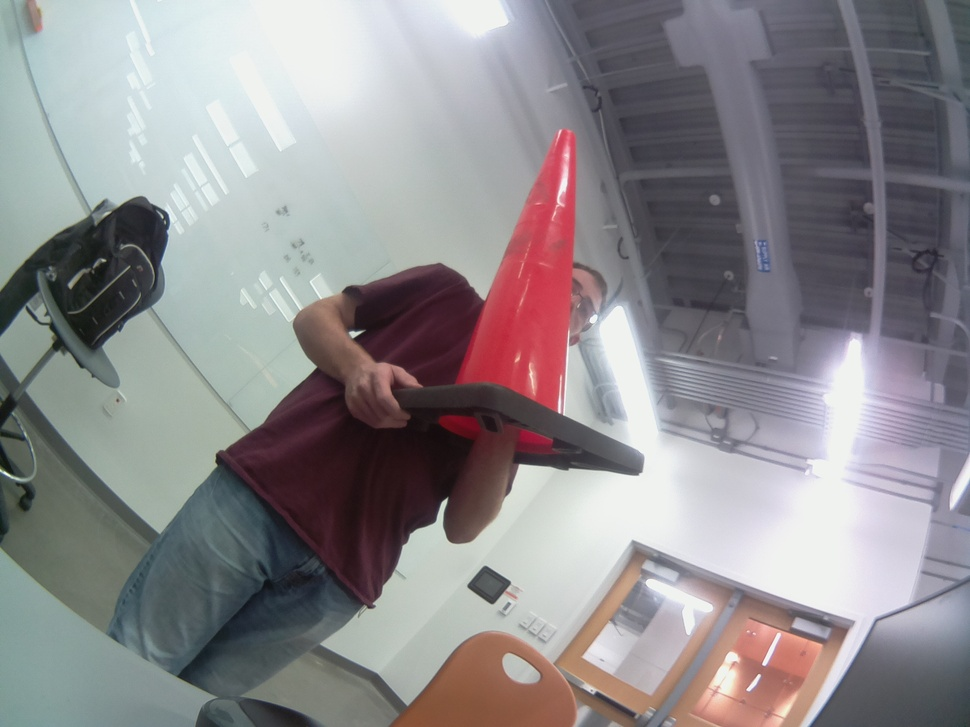
#> input picture Test.jpg, 970 x 727 px, shrunk from 2592 x 1944 before the run, given in place of the camera
$ python Max2.py
#> lines starting #> are read from the running program, lines starting #| are printed output that depends on the picture; after the words box and inside, x2 and y2 are one past the last pixel; in counts of white or black regions, pixels touching at a corner belong together
import cv2
import numpy as np
import imutils

cap = cv2.VideoCapture(-1)

while(1):

    # Take each frame
    _, frame = cap.read()
#> frame is the input picture: shape (727, 970, 3); mean B, G, R 140.4, 137.7, 140.9


    # Convert BGR to HSV
    hsv = cv2.cvtColor(frame, cv2.COLOR_BGR2HSV)
#> hsv: shape (727, 970, 3); mean H, S, V 99, 37.4, 149.9


    lower_value1 = np.array([110,160,100])
    upper_value1 = np.array([180,255,200])


    mask_color1 = cv2.inRange(hsv, lower_value1, upper_value1)
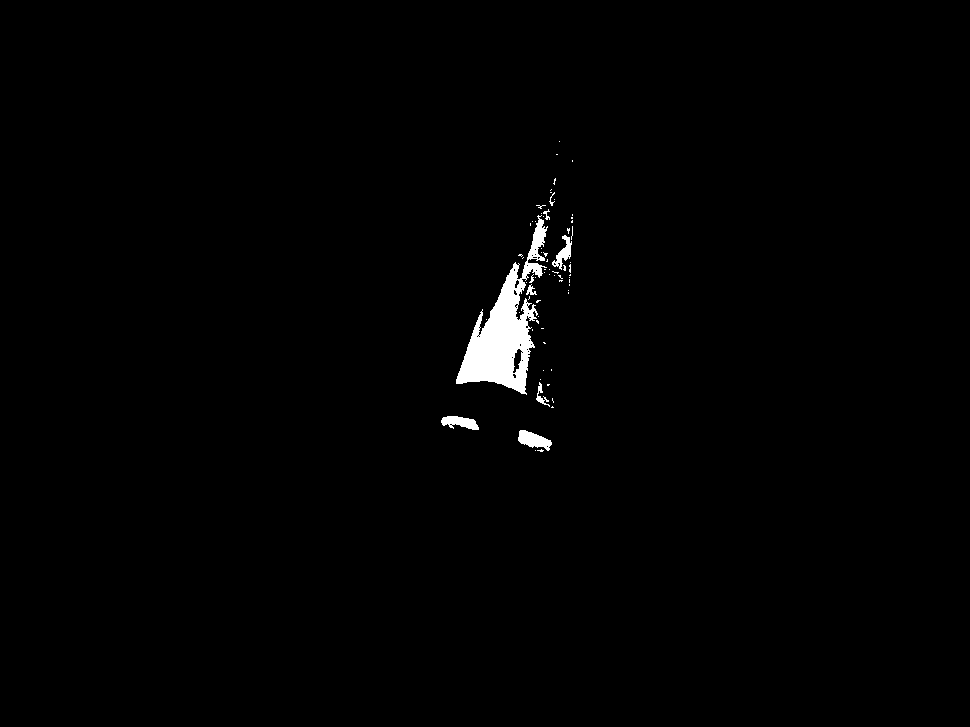
#> mask_color1: shape (727, 970); 1% white; 69 white regions (60 under 20 px), largest, box (x1, y1, x2, y2) and area: (456, 215, 548, 395) 5832, (518, 430, 552, 451) 403, (441, 416, 479, 430) 339
    mask = mask_color1

    kernel = np.ones((10,10),None)
    kernel2 = np.ones((10,10),None)
    opening = cv2.morphologyEx(mask,cv2.MORPH_OPEN, kernel)
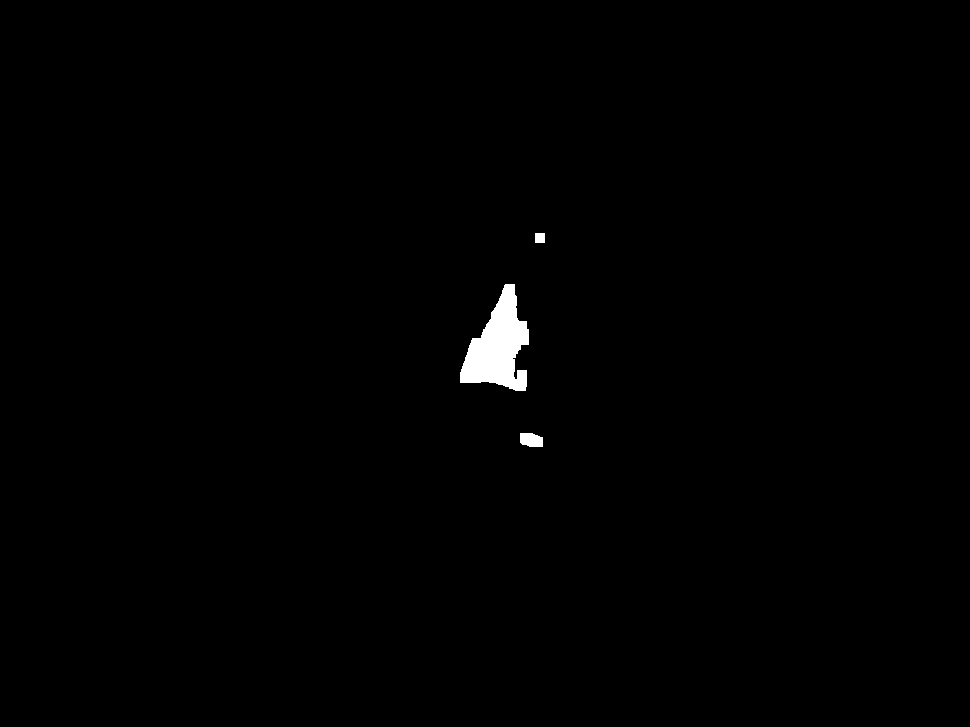
#> opening: shape (727, 970); 0.64% white; 3 white regions, box (x1, y1, x2, y2) and area: (460, 284, 529, 391) 4152, (520, 433, 543, 447) 277, (535, 233, 545, 243) 100
    closing = cv2.morphologyEx(opening,cv2.MORPH_CLOSE, kernel2)
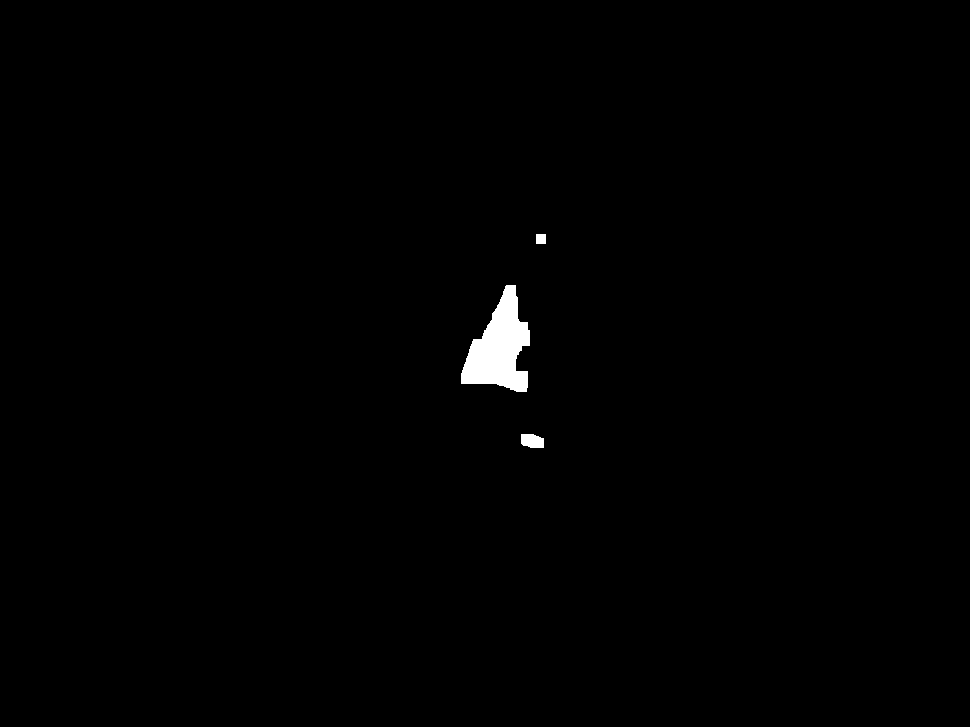
#> closing: shape (727, 970); 0.65% white; 3 white regions

    cnt = cv2.findContours(closing,cv2.RETR_LIST,cv2.CHAIN_APPROX_NONE)
#> cnt = 3 contours; box (x1, y1, x2, y2) and area: (461, 285, 530, 392) 4028, (521, 434, 544, 448) 245, (536, 234, 546, 244) 81
    cnts = imutils.grab_contours(cnt)
#> cnts has the same summary as cnt
    if len(cnts) > 1:
        D = sorted(cnts, key=cv2.contourArea, reverse=True)[:5]
#> D has the same summary as cnt
        ((x, y), radius) = cv2.minEnclosingCircle(D[0])
#> x = 499.3; y = 340.2; radius = 57.4
        ((x2, y2), radius2) = cv2.minEnclosingCircle(D[1])
#> x2 = 532; y2 = 440.5; radius2 = 12.78
        M = cv2.moments(D[0])
#> M = moments, m00 4028, centre m10/m00, m01/m00 = (499.1, 347.8)
        center = (int(M["m10"] / M["m00"]), int(M["m01"] / M["m00"]))
#> center = (499, 347)
        M2 = cv2.moments(D[1])
#> M2 = moments, m00 245, centre m10/m00, m01/m00 = (531.8, 440.6)
        center2 = (int(M2["m10"] / M2["m00"]), int(M2["m01"] / M2["m00"]))
#> center2 = (531, 440)
        print(D[1])
#> (printed output is left out)
        if radius > 10:
            cv2.circle(frame, (int(x), int(y)), int(radius),
            (0, 255, 255), 2)
            cv2.circle(frame, center, 10, (255, 0, 255), -3)
            cv2.circle(frame, (int(x2), int(y2)), int(radius2),
            (0, 255, 255), 2)
#> frame: shape (727, 970, 3); mean B, G, R 140.4, 138.1, 141.2
            cv2.circle(frame, center2, 10, (255, 0, 255), -3)
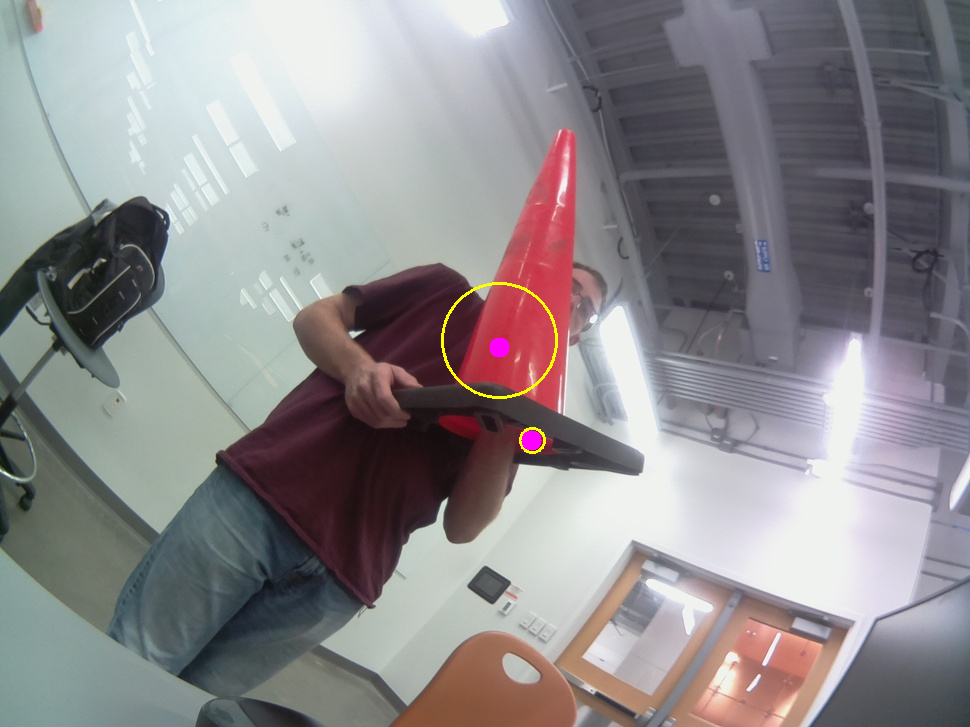
#> frame: shape (727, 970, 3); mean B, G, R 140.5, 138.1, 141.3

    cv2.imshow('clean fix',closing)
    #cv2.imshow('clean', opening)
   # cv2.imshow('edge',edge)
    cv2.imshow('frame',frame)
    #cv2.imshow('mask',mask)
    #print(center)
    k = cv2.waitKey(1) & 0xFF
#> (key Esc is pressed here)
    if k == 27:
        break

cv2.destroyAllWindows()
